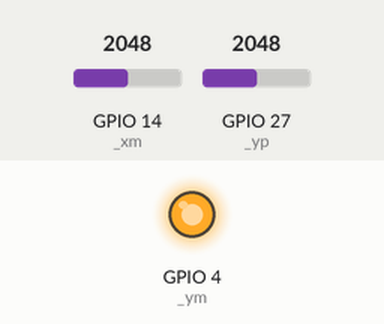
Simulated run of this sketch. Board: ESP32. On the bench: output pins drawn as LEDs (lit = HIGH). The inputs (shaded band) are chosen by the test bench; at power-on: GPIO 14 (_xm) = 2048, GPIO 27 (_yp) = 2048. Pins used as bus, display or sensor lines are not drawn; what the sketch prints to the serial monitor is not drawn.

Above: at 1.2 s.
1.3 s: GPIO 14 (_xm) set to 2866
4.3 s: GPIO 27 (_yp) set to 2866
7.3 s: GPIO 14 (_xm) set to 3603
10.3 s: GPIO 27 (_yp) set to 3603
Timing chart, 0 to 13.3 s (numbered marks = the images above; inputs shaded):
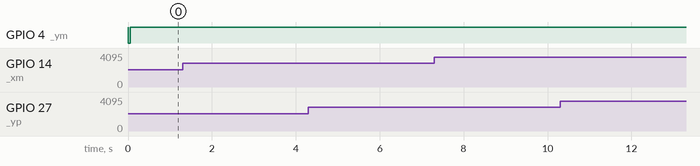

The sketch:

touchscreendemoshield.ino
```cpp
// These are the pins for the shield!
#define _yp 27  // must be an analog pin, use "An" notation!
#define _xm 14  // must be an analog pin, use "An" notation!
#define _ym 4   // can be a digital pin
#define _xp 16   // can be a digital pin

#define MINPRESSURE 10
#define MAXPRESSURE 1000


//   uint8_t i, valid=1;
//
//#define NUMSAMPLES 2
//int samples[NUMSAMPLES];
//# if (NUMSAMPLES >= 2)
//static void insert_sort(int array[], uint8_t size) {
//  uint8_t j;
//  int save;
//
//  for (i = 1; i < size; i++) {
//    save = array[i];
//    for (j = i; j >= 1 && save < array[j - 1]; j--)
//      array[j] = array[j - 1];
//    array[j] = save;
//  }
//}
//
//#endif

/*  uint8_t xp_port = digitalPinToPort(_xp);
  uint8_t yp_port = digitalPinToPort(_yp);
  uint8_t xm_port = digitalPinToPort(_xm);
  uint8_t ym_port = digitalPinToPort(_ym);

  uint8_t xp_pin = digitalPinToBitMask(_xp);
  uint8_t yp_pin = digitalPinToBitMask(_yp);
  uint8_t xm_pin = digitalPinToBitMask(_xm);
  uint8_t ym_pin = digitalPinToBitMask(_ym);*/


int readTouchX(void)
{ static int x=0;
  pinMode(_yp, INPUT);
  pinMode(_ym, INPUT);
digitalWrite(_yp, LOW);
digitalWrite(_ym, LOW);

  pinMode(_xp, OUTPUT);
  pinMode(_xm, OUTPUT);
  //
digitalWrite(_xp, HIGH);
digitalWrite(_xm, LOW);
//
//   for (i=0; i<NUMSAMPLES; i++) {
//     samples[i] = analogRead(_yp);
//   }
//#if NUMSAMPLES > 2
//   insert_sort(samples, NUMSAMPLES);
//#endif
////#if NUMSAMPLES == 2
//   //if (samples[0] != samples[1]) { valid = 0; }
////#endif
//   x = (1023-analogRead(_yp));
//return  x;
//
//x=analogRead(_yp);
//if (x>2) {
//
//
//Serial.print("X read xm= "); Serial.print(x);


   return  (1023-analogRead(_yp));
//   }
//
//else {
//     return  0;
//   }
}


int readTouchY(void) { int y=0;
   pinMode(_xp, INPUT);// è cambiato da get x
   pinMode(_xm, INPUT);// è cambiato da get  x
  // *portOutputRegister(xp_port) &= ~xp_pin;
digitalWrite(_xp, LOW);
digitalWrite(_xm, LOW);
   pinMode(_yp, OUTPUT);// è cambiato da
   //   *portOutputRegister(yp_port) |= yp_pin;
digitalWrite(_yp, HIGH);
   pinMode(_ym, OUTPUT);// è cambiato da
digitalWrite(_ym, LOW);
//   for (int i=0; i<NUMSAMPLES; i++) {
//     samples[i] = analogRead(_xm);
//   }
//#if NUMSAMPLES > 2
//   insert_sort(samples, NUMSAMPLES);
//#endif
//#if NUMSAMPLES == 2
//   if (samples[0] != samples[1]) { valid = 0; }
//#endif
//  y=analogRead(_xm);
//  if (y>2) {
//
//
//  //Serial.print("\t Y read ym= "); Serial.print(y);


   return  (1023-analogRead(_xm));
//   }
//    else {
//     return  0;
//   }
}

//
int get_pressure(int e)
 {// Set X+ to ground
  static  int z=0;
  int _rxplate= 300;
   pinMode(_xp, OUTPUT);
  // *portOutputRegister(xp_port) &= ~xp_pin;
   digitalWrite(_xp, LOW);
   // Set Y- to VCC
  //   *portOutputRegister(ym_port) |= ym_pin;
   //  ym è gia in out mode da get y
   pinMode(_ym, OUTPUT);
   digitalWrite(_ym, HIGH);
    // Hi-Z X- and Y+
   // *portOutputRegister(yp_port) &= ~yp_pin;
   //   xm è gia basso   e input mode  da get y
   pinMode(_xm, INPUT);// è cambiato da get  x
  // *portOutputRegister(xp_port) &= ~xp_pin;
   digitalWrite(_xm, LOW);
   pinMode(_yp, INPUT);
   digitalWrite(_yp, LOW);
   int z1 = analogRead(_xm);
   int z2 = analogRead(_yp);
   if (_rxplate != 0) {
     // now read the x
     float rtouch;
     rtouch = z2;
     rtouch /= z1;
     rtouch -= 1;
     rtouch *= e;
     rtouch *= _rxplate;
//      Serial.print("ZZX prima  = ");
//   Serial.println(rtouch);
     rtouch /= 1024;
     z = rtouch; }
//   else {
//     z = (1023-(z2-z1));
//   }
//
//  Serial.print("ZZX  dopo= ");
//   Serial.println(z);
//   if (! valid) {
//     z = 0;
//   }
   return  z;
}


 class Tspoint {
  public:

int xi;
int yi;
int zi;
} ;


// For better pressure precision, we need to know the resistance
// between X+ and X- Use any multimeter to read it
// For the one we're using, its 300 ohms across the X plate
 Tspoint pxyz ;

void setup(void) {
  Serial.begin(4800);
}

void loop(void) {
  // a point object holds x y and z coordinates

  pxyz.xi=readTouchX();
  pxyz.yi=readTouchY();
  pxyz.zi=get_pressure(pxyz.xi);

  // we have some minimum pressure we consider 'valid'
  // pressure of 0 means no pressing!
 // if ( pxyz.zi > MINPRESSURE &&  pxyz.zi < MAXPRESSURE) {
     Serial.print("X = "); Serial.print(pxyz.xi);
     Serial.print("\tY = "); Serial.print(pxyz.yi);
     Serial.print("\tPressure = "); Serial.println( pxyz.zi);
  }
```
